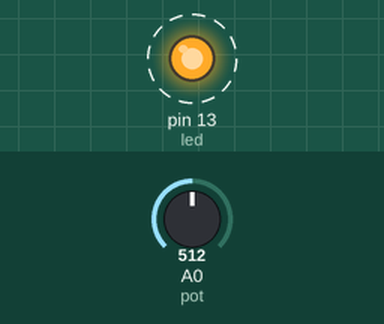
Simulated run of this sketch. Board: Arduino Uno, built with avr-gcc and run on an emulated ATmega328P. On the bench: output pins drawn as LEDs (lit = HIGH). Dashed ring = blinking. The test bench sets the inputs (shaded band); at power-on: A0 (pot) = 512. What the sketch prints to the serial monitor is not drawn.

Above: at 0.15 s.
Timing chart, 0 to 3.0 s (numbered marks = the images above):
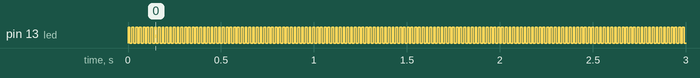

The sketch:

pot.ino
```cpp
int pot = A0;
int led = 13;
int value = 0;
int period = 20;
int ontime = 0;

void setup() {
  pinMode(led, OUTPUT);
  pinMode(pot, INPUT);
  Serial.begin(9600);
}

void loop() {
  value = analogRead(pot);
  Serial.print (value);
  ontime = period * value / 1024;
  digitalWrite(led, HIGH);
  delay(ontime);
  digitalWrite(led, LOW);
  delay(period - ontime);
}
```

Measured:
- by itself, pin 13 (led): alternates HIGH for 0.01 s and LOW for 0.01 s
